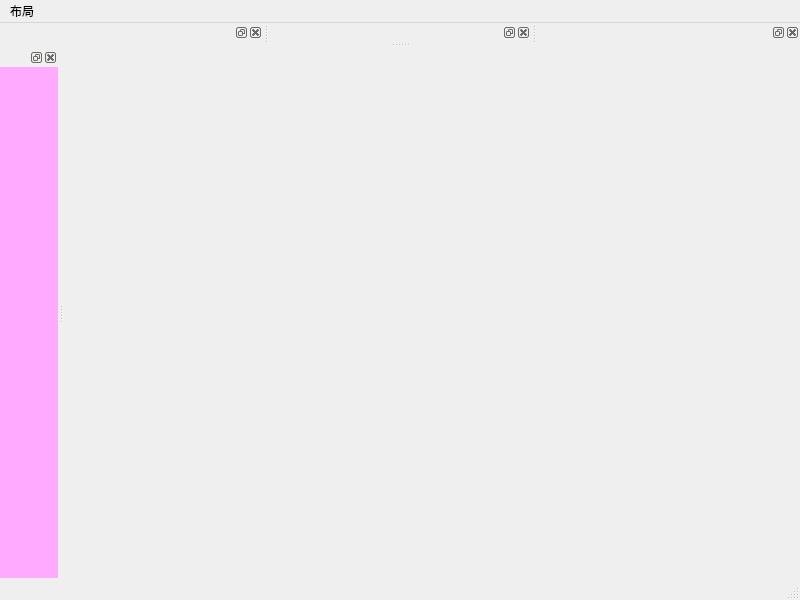
<?xml version="1.0" encoding="UTF-8"?>
<ui version="4.0">
 <class>MainWindow</class>
 <widget class="QMainWindow" name="MainWindow">
  <property name="geometry">
   <rect>
    <x>0</x>
    <y>0</y>
    <width>800</width>
    <height>600</height>
   </rect>
  </property>
  <property name="windowTitle">
   <string>MainWindow</string>
  </property>
  <widget class="QWidget" name="centralwidget"/>
  <widget class="QMenuBar" name="menubar">
   <property name="geometry">
    <rect>
     <x>0</x>
     <y>0</y>
     <width>800</width>
     <height>23</height>
    </rect>
   </property>
   <widget class="QMenu" name="menu">
    <property name="title">
     <string>布局</string>
    </property>
    <addaction name="actionreset"/>
   </widget>
   <addaction name="menu"/>
  </widget>
  <widget class="QStatusBar" name="statusbar"/>
  <widget class="QDockWidget" name="dockWidget1">
   <property name="styleSheet">
    <string notr="true">background-color: rgb(255, 170, 255);</string>
   </property>
   <attribute name="dockWidgetArea">
    <number>1</number>
   </attribute>
   <widget class="QWidget" name="dockWidgetContents"/>
  </widget>
  <widget class="QDockWidget" name="dockWidget2">
   <property name="styleSheet">
    <string notr="true">background-color: rgb(255, 170, 127);</string>
   </property>
   <attribute name="dockWidgetArea">
    <number>4</number>
   </attribute>
   <widget class="QWidget" name="dockWidgetContents_2"/>
  </widget>
  <widget class="QDockWidget" name="dockWidget3">
   <property name="styleSheet">
    <string notr="true">background-color: rgb(170, 255, 127);</string>
   </property>
   <attribute name="dockWidgetArea">
    <number>4</number>
   </attribute>
   <widget class="QWidget" name="dockWidgetContents_3"/>
  </widget>
  <widget class="QDockWidget" name="dockWidget4">
   <property name="styleSheet">
    <string notr="true">background-color: rgb(0, 85, 255);</string>
   </property>
   <attribute name="dockWidgetArea">
    <number>4</number>
   </attribute>
   <widget class="QWidget" name="dockWidgetContents_4"/>
  </widget>
  <action name="actionreset">
   <property name="text">
    <string>reset</string>
   </property>
  </action>
 </widget>
 <resources/>
 <connections/>
</ui>
